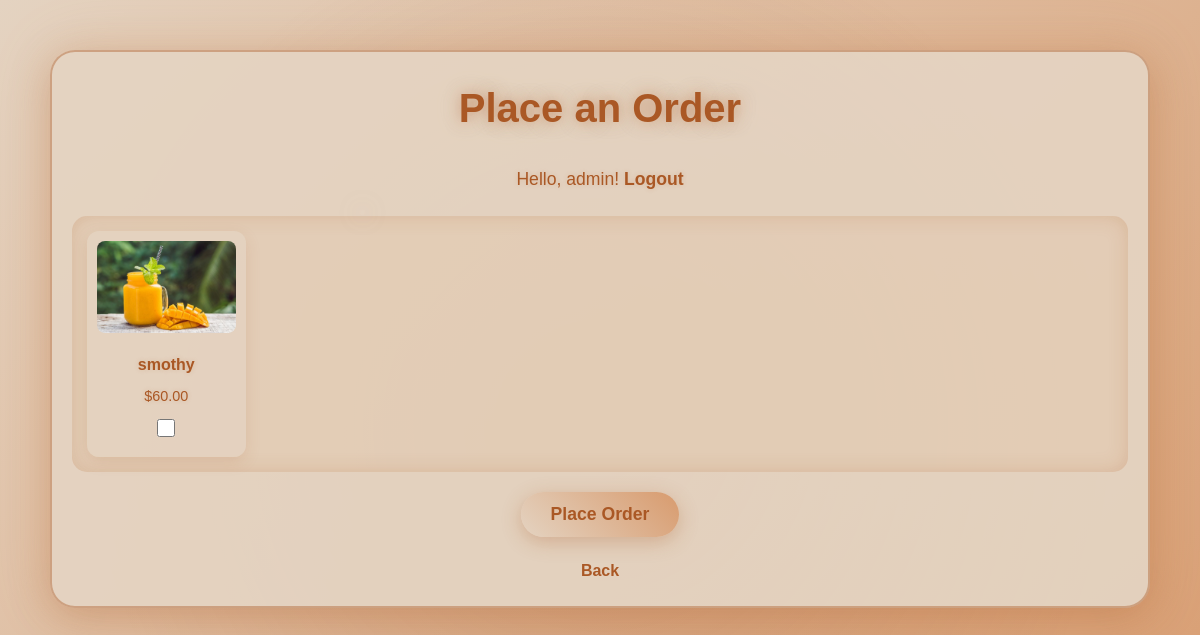
Screenshot of /cafe/place_order/ (signed in) with the database file from the repository.
### cafe/models.py (models this page shows, shortened)
class Item(models.Model):
    name = models.CharField(max_length=100)
    price = models.DecimalField(max_digits=6, decimal_places=2)
    is_available = models.BooleanField(default=True)
    image = models.ImageField(upload_to='items/', null=True, blank=True)  # Added image field

### cafe/views.py (the view, shortened to what this page needs)
# urls.py: path('place_order/', views.place_order, name='place_order'),
@login_required
def place_order(request):
    items = Item.objects.filter(is_available=True)
    return render(request, 'cafe/place_order.html', {'items': items})

### cafe/templates/cafe/place_order.html (shortened to what this page needs)
{% load static %}
<!DOCTYPE html>
<html lang="en">
<head>
</head>
<body>
    <div class="order-container">
        <h1>Place an Order</h1>
        {% if user.is_authenticated %}
            <p>Hello, {{ user.username }}! <a href="{% url 'cafe:logout' %}">Logout</a></p>
            <form method="POST" id="order-form" action="{% url 'cafe:place_order' %}">
                <div class="items-grid">
                    {% for item in items %}
                        <div class="item-card">
                            {% if item.image %}
                                <img src="{{ item.image.url }}" alt="{{ item.name }}">
                            {% else %}
                                <img src="{% static 'images/placeholder.png' %}" alt="No Image">
                            {% endif %}
                            <h3>{{ item.name }}</h3>
                            <p>${{ item.price }}</p>
                            <input type="checkbox" name="item_{{ item.id }}" value="1">
                        </div>
                    {% endfor %}
                </div>
                <button type="submit">Place Order</button>
            </form>
        {% else %}
            <p>Please <a href="{% url 'login' %}">login</a> or <a href="{% url 'cafe:signup' %}">sign up</a> to order.</p>
        {% endif %}
        <a href="{% url 'cafe:home' %}" class="back-link">Back</a>
    </div>
</body>
</html>

### cafe/templates/cafe/place_order.html (style rules this page uses)
* { margin: 0; padding: 0; box-sizing: border-box; }
body { font-family: 'Orbitron', 'Poppins', sans-serif; background: linear-gradient(135deg, #e4d3c1 0%, #d89b6e 100%); color: #aa5825; line-height: 1.8; min-height: 100vh; overflow-x: hidden; position: relative; -webkit-font-smoothing: antialiased; -moz-osx-font-smoothing: grayscale; }
body::before { content: ''; position: fixed; top: 0; left: 0; width: 100%; height: 100%; background: radial-gradient(circle, rgba(170, 88, 37, 0.2) 0%, transparent 70%); z-index: -1; animation: pulse-bg 10s infinite ease-in-out; }
body::after { content: ''; position: absolute; width: 5px; height: 5px; background: rgba(228, 211, 193, 0.7); border-radius: 50%; box-shadow: 0 0 20px rgba(228, 211, 193, 0.5); animation: drift 15s infinite ease-in-out; top: 20%; left: 30%; }
.order-container { max-width: 1100px; margin: 50px auto; padding: 20px; background: rgba(228, 211, 193, 0.95); border-radius: 25px; box-shadow: 0 10px 40px rgba(170, 88, 37, 0.3), 0 0 60px rgba(216, 155, 110, 0.2); position: relative; overflow: hidden; transition: transform 0.5s ease, box-shadow 0.5s ease; border: 2px solid rgba(170, 88, 37, 0.4); }
h1 { font-size: 2.5em; color: #aa5825; text-align: center; margin-bottom: 20px; text-shadow: 0 0 15px rgba(170, 88, 37, 0.5), 0 0 25px rgba(228, 211, 193, 0.3); animation: glow 2s infinite ease-in-out; }
p { font-size: 1.1em; color: #aa5825; text-align: center; margin-bottom: 20px; text-shadow: 0 0 5px rgba(170, 88, 37, 0.2); }
a { color: #aa5825; text-decoration: none; font-weight: 600; transition: color 0.3s ease, transform 0.3s ease, text-shadow 0.3s ease; }
#order-form { display: flex; flex-direction: column; gap: 20px; align-items: center; }
.items-grid { display: grid; grid-template-columns: repeat(auto-fill, minmax(150px, 1fr)); gap: 15px; width: 100%; padding: 15px; background: rgba(216, 155, 110, 0.1); border-radius: 15px; box-shadow: inset 0 0 20px rgba(170, 88, 37, 0.2); }
.item-card { background: rgba(228, 211, 193, 0.8); border-radius: 12px; box-shadow: 0 5px 15px rgba(170, 88, 37, 0.15); padding: 10px; text-align: center; transition: transform 0.3s ease, box-shadow 0.3s ease, background 0.3s ease; }
.item-card img { max-width: 100%; max-height: 100px; border-radius: 8px; margin-bottom: 8px; }
.item-card h3 { font-size: 1em; color: #aa5825; margin-bottom: 5px; text-shadow: 0 0 5px rgba(170, 88, 37, 0.2); }
.item-card p { font-size: 0.9em; color: #aa5825; margin-bottom: 8px; }
.item-card input[type="checkbox"] { width: 18px; height: 18px; accent-color: #aa5825; cursor: pointer; }
button[type="submit"] { padding: 12px 30px; background: linear-gradient(45deg, #e4d3c1, #d89b6e); color: #aa5825; border: none; border-radius: 30px; font-size: 1.1em; font-weight: 700; cursor: pointer; box-shadow: 0 5px 20px rgba(170, 88, 37, 0.3); transition: transform 0.4s ease, box-shadow 0.4s ease, background 0.4s ease, color 0.4s ease; }
.back-link { display: block; text-align: center; margin-top: 20px; font-size: 1em; color: #aa5825; transition: color 0.3s ease, transform 0.3s ease; }

### rows the page displays
Item: image (picture), name "smothy", price "60.00"

### other values shown
{{ user.username }} "admin"
